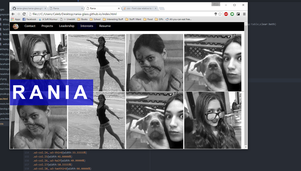
#> input picture images/Capture.PNG, 301 x 171 px, shrunk from 1580 x 895 before the run, found by its file name; its folder holds 4 pictures in this run
$ python grayscale.py
#> lines starting #> are read from the running program, lines starting #| are printed output that depends on the picture
import os
from os.path import isfile
from PIL import Image


abspath = os.path.abspath(__file__)
basepath = os.path.basename(__file__)

abspath = abspath[:-len(basepath)]
imgpath = abspath + "images"
files = os.listdir(imgpath)
grayscaledir = imgpath + "\grayscaled"
if not os.path.exists(grayscaledir):
    os.mkdir(grayscaledir)

for item in files:
    if isfile(imgpath + "\\" + item):
        im = Image.open(imgpath + "\\" + item).convert('L')
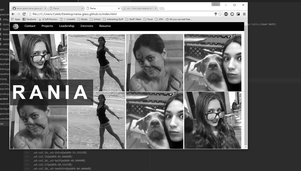
#> im: PIL image 301x171 L; min 0, max 255, mean 104.7
        im.save("images\grayscaled\\" + item)
#> pass 2 of the loop `for item in files:`:
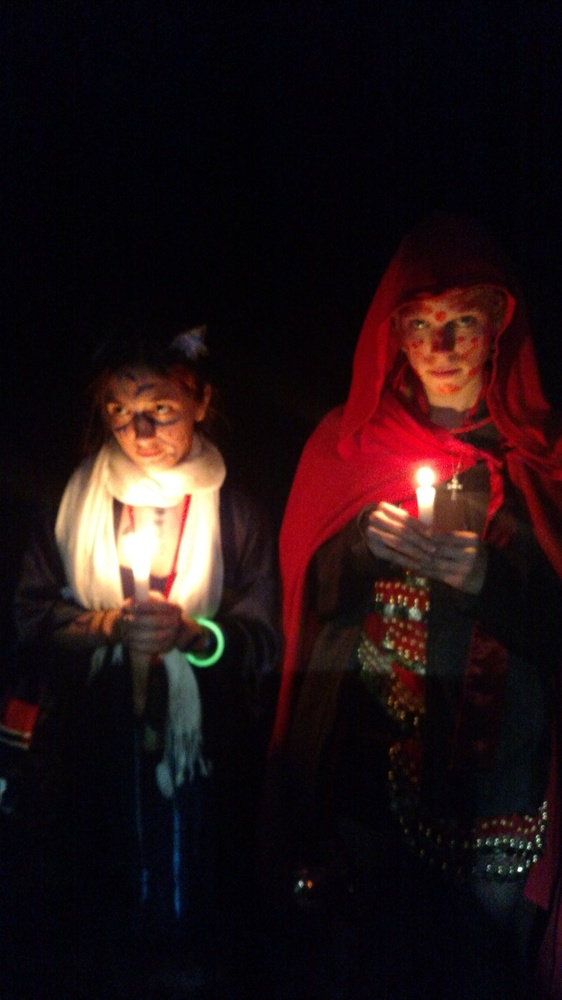
#> input picture images/alchemy.jpg, 562 x 1000 px, shrunk from 2952 x 5248 before the run, found by its file name
#> `im = Image.open(imgpath + "\\" + item).convert('L')`:
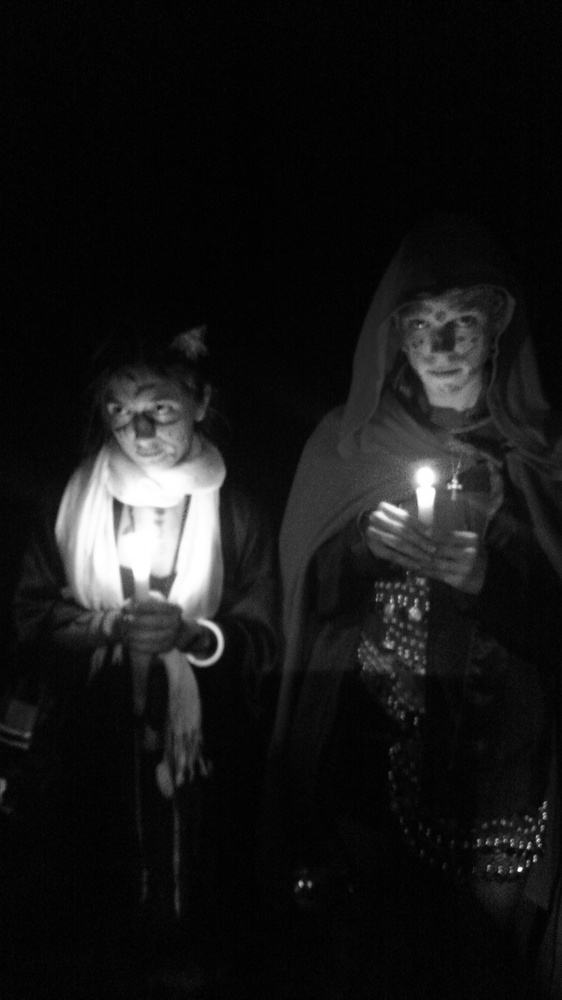
#> im: PIL image 562x1000 L; min 0, max 255, mean 23.1
